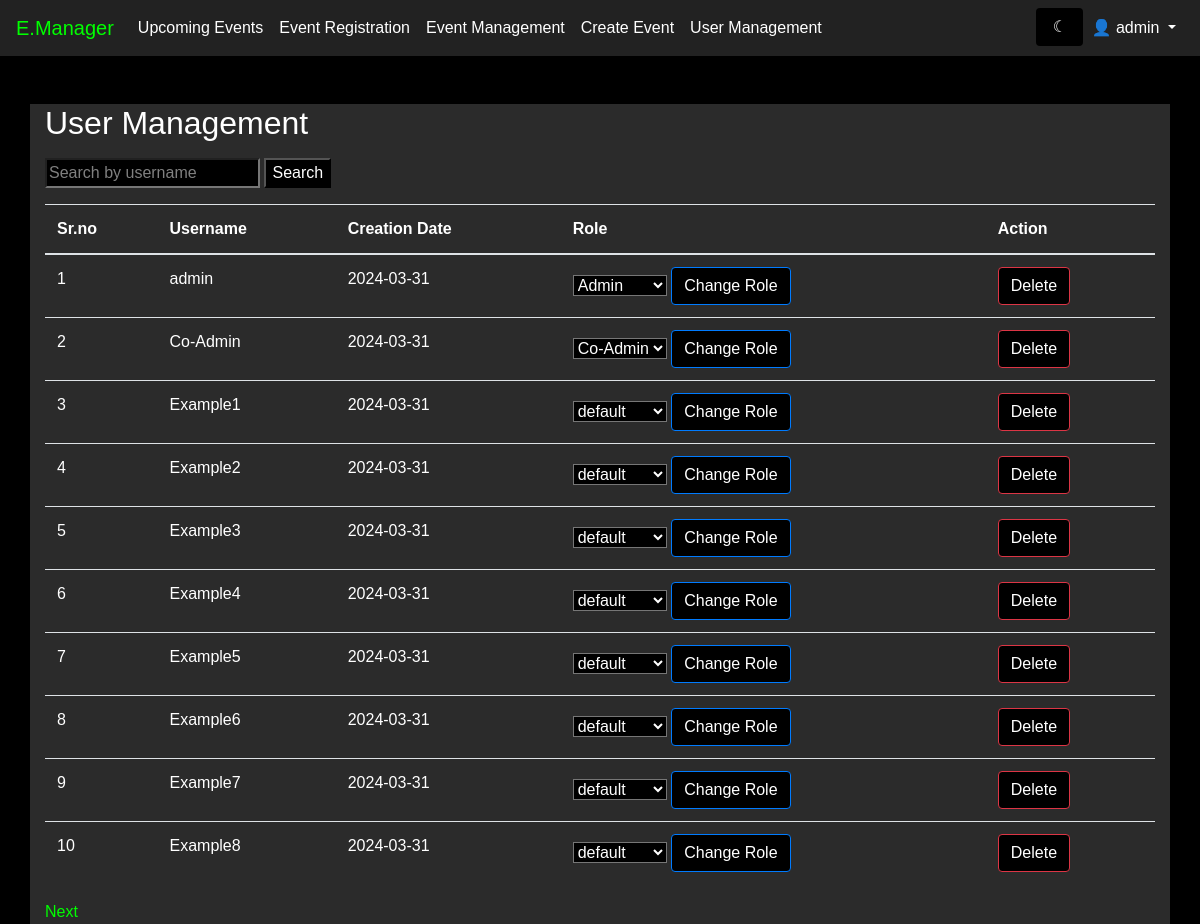
/user_management (signed in), run on an earlier commit of the app's database.
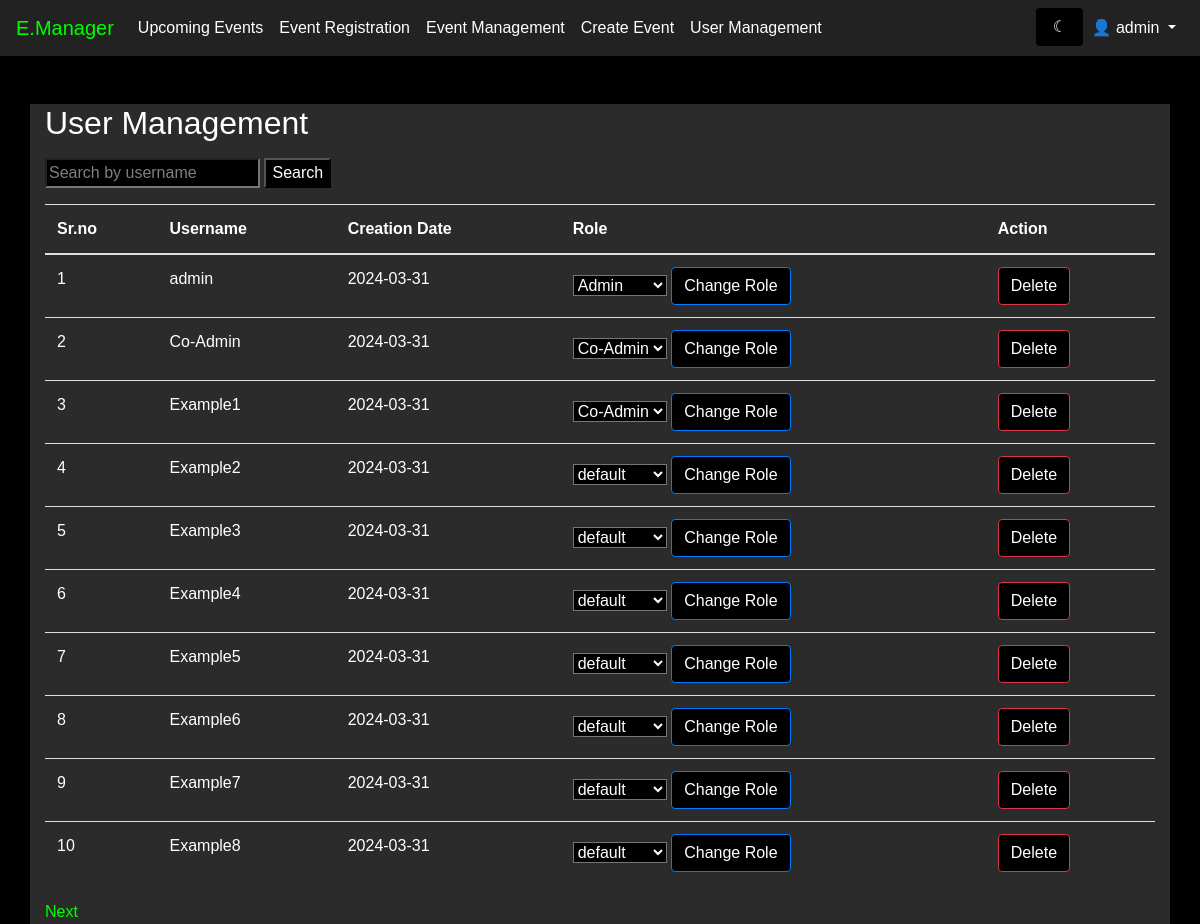
And on a later commit of the database.
### modules/models.py (models this page shows, shortened)
class User(db.Model):
    id = db.Column(db.Integer, primary_key=True)
    username = db.Column(db.String(100), nullable=False)
    password = db.Column(db.String(30), nullable=False)
    date_created = db.Column(db.DateTime, default=datetime.utcnow)
    role = db.Column(db.String(30), default='default')

### modules/user.py (the view)
@app.route('/user_management', methods=['GET', 'POST'])
def user_management():
    if 'username' in session:
        if User.query.filter_by(username=session['username']).first().role == 'Admin':
            page = request.args.get('page', 1, type=int)
            users = User.query.paginate(page=page, per_page=10, error_out=False)
            if request.method == 'POST':
                search = request.form.get('search')
                if search:
                    search_result = User.query.filter(User.username.like('%' + search + '%')).all()
                    return render_template('user_management.html', users=search_result)
            msg = get_flashed_messages()
            return render_template('user_management.html', users=users, msg=msg)
        else:
            flash('You are not authorized to access this page')
            return redirect(url_for('event'))
    return redirect(url_for('signin'))

### modules/templates/user_management.html (shortened to what this page needs)
<!DOCTYPE html>
<html lang="en" xmlns="http://www.w3.org/1999/html">
  <head>
    <link
      href="https://stackpath.bootstrapcdn.com/bootstrap/4.5.0/css/bootstrap.min.css"
      rel="stylesheet"
    />
    <link rel="stylesheet" href="{{url_for('static',filename='css/dashboard.css')}}" />
  </head>
  <body class="{{ session['theme'] }}">
    <nav class="navbar navbar-expand-lg navbar-light bg-light fixed-top">
      <a class="navbar-brand" href="/event">E.Manager</a>
      <div class="collapse navbar-collapse" id="navbarNav">
        <ul class="navbar-nav">
          <li class="nav-item">
            <a class="nav-link" href="/event">Upcoming Events</a>
          </li>
          <li class="nav-item">
            <a class="nav-link" href="/event">Event Registration</a>
          </li>
          <li class="nav-item">
            <a class="nav-link" href="/event_manager">Event Management</a>
          </li>
          {% if 'role' in session and session['role'] == 'Admin' or 'role' in session and session['role'] == 'Co-Admin' %}
          <li class="nav-item">
            <a class="nav-link" href="/event/create">Create Event</a>
          </li>
          {% endif %}
          {% if 'role' in session and session['role'] == 'Admin' %}
          <li class="nav-item">
            <a class="nav-link" href="/user_management">User Management</a>
          </li>
          {% endif %}
        </ul>
        <ul class="navbar-nav ml-auto">
          <form action="/toggle_theme" method="post" id="toggle-theme-form">
            <input type="submit" class="form-control border-0" value="{% if session['theme'] == 'light-theme' %} &#9788 {% else %} &#9790 {% endif %}" />
          </form>
          {% if 'username' in session %}
          <li class="nav-item dropdown">
            <a
              class="nav-link dropdown-toggle"
              href="#"
              id="navbarDropdown"
              role="button"
              data-toggle="dropdown"
              aria-haspopup="true"
              aria-expanded="false"
            >
              👤 {{ session['username'] }}
            </a>
          </li>
          {% endif %}
        </ul>
      </div>
    </nav>
    <div class="container mt-4">
      <h2 class="mb-3">User Management</h2>
      <form method="POST" class="mb-3">
        <input type="text" name="search" placeholder="Search by username" />
        <input type="submit" value="Search" />
      </form>
      <table class="table mb-3">
        <thead>
          <tr>
            <th>Sr.no</th>
            <th>Username</th>
            <th>Creation Date</th>
            <th>Role</th>
            <th>Action</th>
          </tr>
        </thead>
        <tbody id="userTable">
          {% for user in users %}
          <tr>
            <td>{{ user.id}}</td>
            <td>{{ user.username }}</td>
            <td>{{ user.date_created.strftime('%Y-%m-%d') }}</td>
            <td>
              <form method="POST" action="{{ url_for('change_role') }}">
              <select name="role">
                <option value="default" {% if user.role == 'default' %}selected{% endif %}>default</option>
                <option value="Co-Admin" {% if user.role == 'Co-Admin' %}selected{% endif %}>Co-Admin</option>
                <option value="Admin" {% if user.role == 'Admin' %}selected{% endif %}>Admin</option>
              </select>
                <input
                  type="submit"
                  class="btn btn-primary"
                  value="Change Role"
                />
              </form>
            </td>
            <td>
              <form method="POST" action="{{ url_for('delete_user') }}">
                <input type="submit" class="btn btn-danger" value="Delete" />
              </form>
            </td>
          </tr>
          {% endfor %}
        </tbody>
      </table>
      <div class="pagination">
         {% if users.has_next %}
        <a href="{{ url_for('user_management', page=users.next_num) }}">Next</a>
        {% endif %}
      </div>
    </div>
  </body>
</html>

What changed in the data, as far as the page shows it:
changed User "Example1": role "default" → "Co-Admin"
